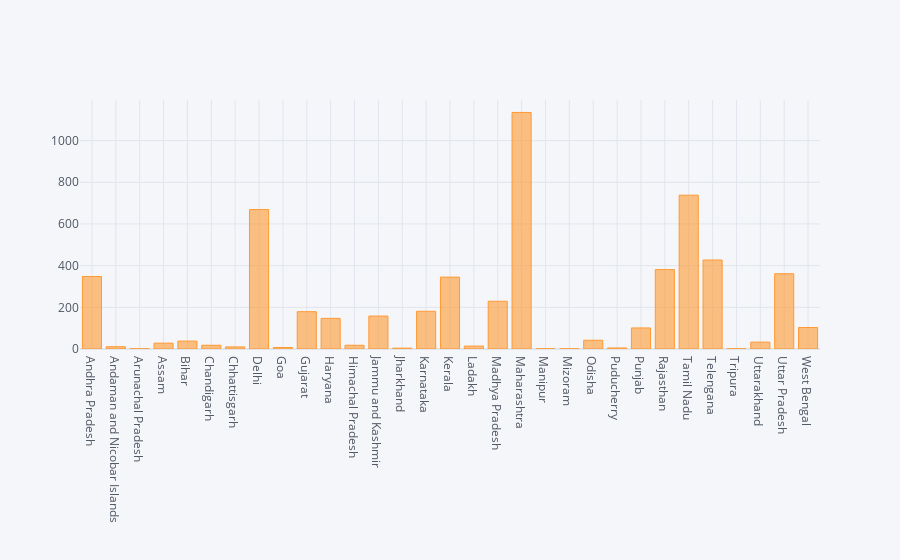

Here is the notebook cell this chart was saved with:
### Code cell
df.plot(kind='bar', x='Name of State / UT',y='Confirmed')             #grid background due to ggplot    #arranged manner
#plotly
df.iplot(kind='bar', x='Name of State / UT',y='Confirmed')

### Figure 1 — Plotly figure (JSON) as saved in the notebook; plotly's stock layout.template omitted (floating-point values rounded to 4 significant figures)
{"data": [{"marker": {"color": "rgba(255, 153, 51, 0.6)", "line": {"color": "rgba(255, 153, 51, 1.0)", "width": 1}}, "name": "Confirmed", "orientation": "v", "text": "", "type": "bar", "x": ["Andhra Pradesh", "Andaman and Nicobar Islands", "Arunachal Pradesh", "Assam", "Bihar", "Chandigarh", "Chhattisgarh", "Delhi", "Goa", "Gujarat", "Haryana", "Himachal Pradesh", "Jammu and Kashmir", "Jharkhand", "Karnataka", "Kerala", "Ladakh", "Madhya Pradesh", "Maharashtra", "Manipur", "Mizoram", "Odisha", "Puducherry", "Punjab", "Rajasthan", "Tamil Nadu", "Telengana", "Tripura", "Uttarakhand", "Uttar Pradesh", "West Bengal"], "y": [348, 11, 1, 28, 38, 18, 10, 669, 7, 179, 147, 18, 158, 4, 181, 345, 14, 229, 1135, 1, 1, 42, 5, 101, 381, 738, 427, 1, 33, 361, 103]}], "layout": {"legend": {"bgcolor": "#F5F6F9", "font": {"color": "#4D5663"}}, "paper_bgcolor": "#F5F6F9", "plot_bgcolor": "#F5F6F9", "title": {"font": {"color": "#4D5663"}}, "xaxis": {"gridcolor": "#E1E5ED", "showgrid": true, "tickfont": {"color": "#4D5663"}, "title": {"font": {"color": "#4D5663"}, "text": ""}, "zerolinecolor": "#E1E5ED"}, "yaxis": {"gridcolor": "#E1E5ED", "showgrid": true, "tickfont": {"color": "#4D5663"}, "title": {"font": {"color": "#4D5663"}, "text": ""}, "zerolinecolor": "#E1E5ED"}}}
